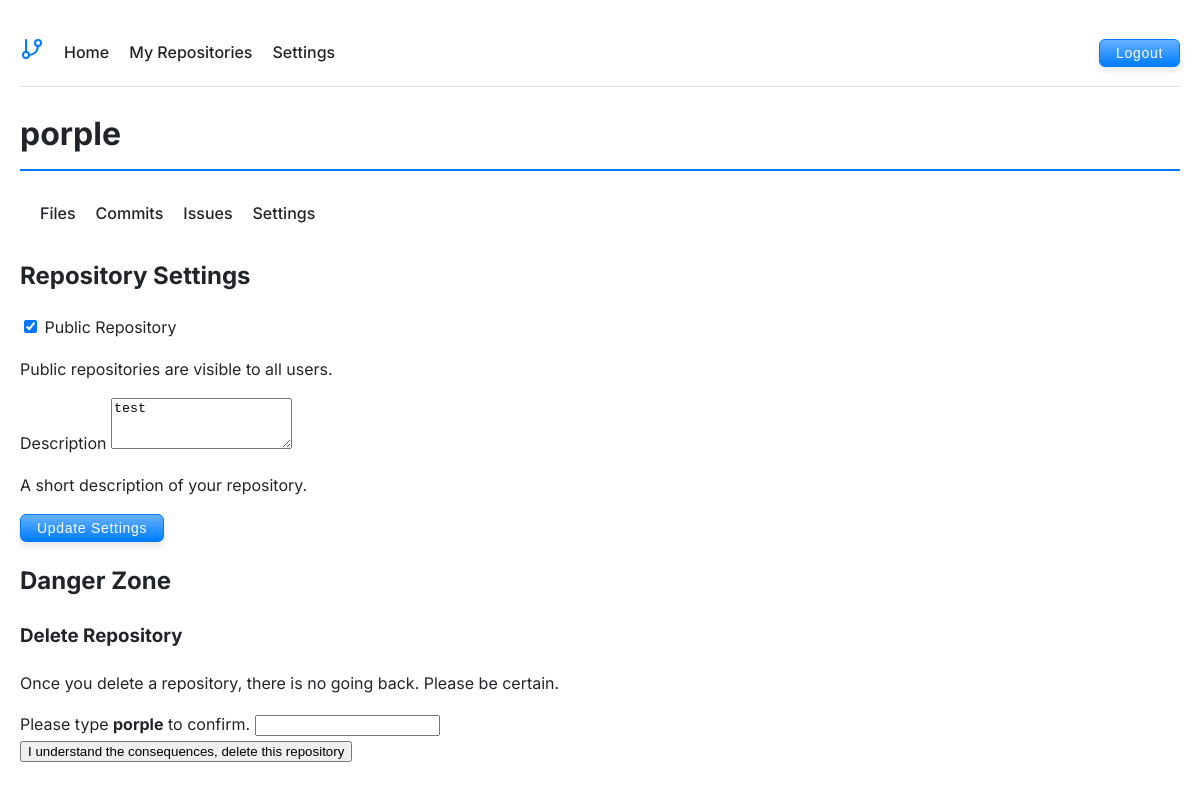
The app's page /settings.php?repo=porple (signed in), older data.
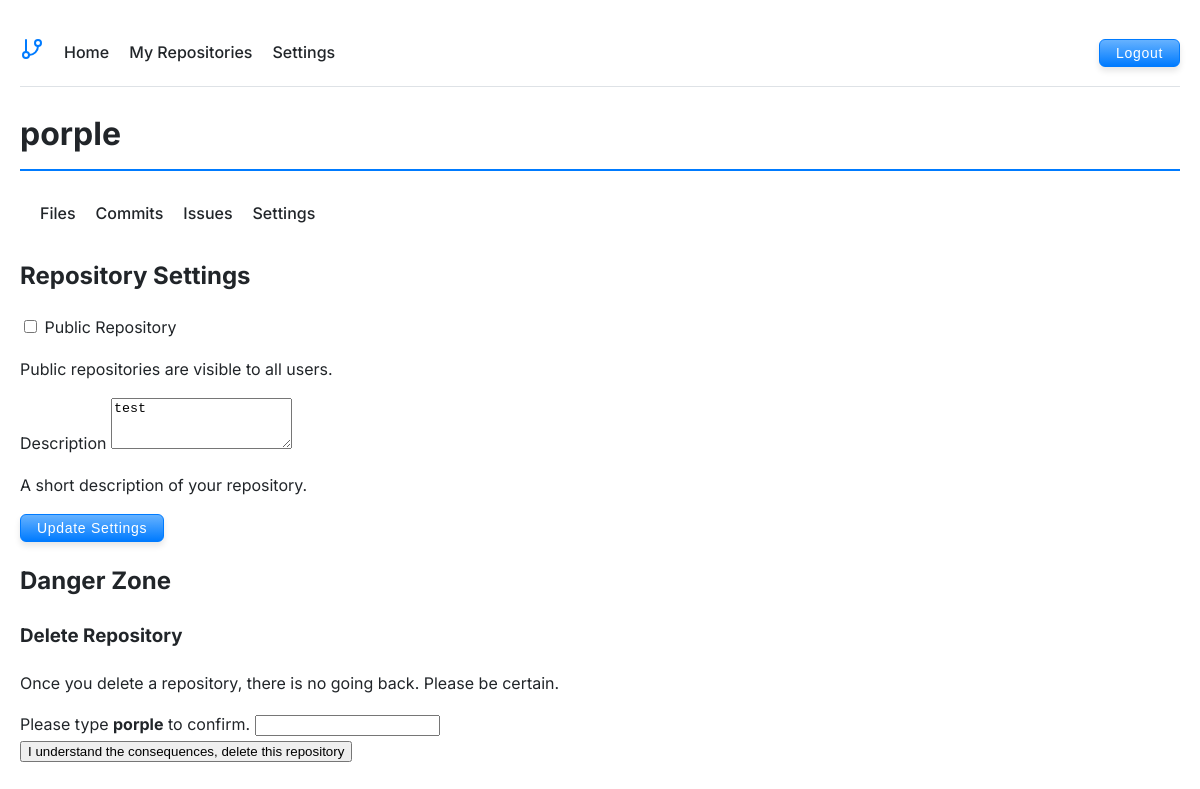
The same page, newer data.
### tables this page shows
CREATE TABLE repositories (
        id INTEGER PRIMARY KEY AUTOINCREMENT,
        user_id INTEGER NOT NULL,
        name TEXT NOT NULL,
        description TEXT,
        is_public BOOLEAN DEFAULT 0,
        created_at DATETIME DEFAULT CURRENT_TIMESTAMP,
        last_updated DATETIME DEFAULT CURRENT_TIMESTAMP,
        FOREIGN KEY (user_id) REFERENCES users(id),
        UNIQUE(user_id, name)
    );

### includes/repository.php (called while the page is built, shortened)
<?php
function getRepositoryInfo($username, $repoName) {
    $db = Database::getInstance();
    $stmt = $db->prepare('
        SELECT r.*, u.username, u.repo_path
        FROM repositories r
        JOIN users u ON r.user_id = u.id
        WHERE u.username = :username AND r.name = :name
    ');
    $stmt->bindValue(':username', $username, SQLITE3_TEXT);
    $stmt->bindValue(':name', $repoName, SQLITE3_TEXT);
    $result = $stmt->execute();
    return $result->fetchArray(SQLITE3_ASSOC);
}

### settings.php (the view, shortened to what this page needs)
<?php
require_once 'includes/repository.php';
$repo = $_GET['repo'] ?? null;
$repoInfo = getRepositoryInfo($_SESSION['username'], $repo);
?>
<!DOCTYPE html>
<html>
<head>
    <link rel="stylesheet" href="style.css">
</head>
<body>
    <?php include 'includes/header.php'; ?>
    <div class="repository-nav">
        <h1><?php echo htmlspecialchars($repo); ?></h1>
        <nav>
            <a href="files.php?repo=<?php echo urlencode($repo); ?>">Files</a>
            <a href="commits.php?repo=<?php echo urlencode($repo); ?>">Commits</a>
            <a href="issues.php?repo=<?php echo urlencode($repo); ?>">Issues</a>
            <a href="settings.php?repo=<?php echo urlencode($repo); ?>" class="active">Settings</a>
        </nav>
    </div>
    <div class="settings-container">
        <section class="settings-section">
            <h2>Repository Settings</h2>
            <form method="post" class="settings-form">
                <div class="form-group">
                    <label>
                        <input type="checkbox" name="is_public"
                               <?php echo $repoInfo['is_public'] ? 'checked' : ''; ?>>
                        Public Repository
                    </label>
                    <p class="help-text">
                        Public repositories are visible to all users.
                    </p>
                </div>
                <div class="form-group">
                    <label for="description">Description</label>
                    <textarea name="description" id="description" rows="3"><?php
                        echo htmlspecialchars($repoInfo['description']);
                    ?></textarea>
                    <p class="help-text">
                        A short description of your repository.
                    </p>
                </div>
                <button type="submit" class="btn-primary">Update Settings</button>
            </form>
        </section>
        <section class="settings-section danger-zone">
            <h2>Danger Zone</h2>
            <div class="danger-zone-content">
                <h3>Delete Repository</h3>
                <p>
                    Once you delete a repository, there is no going back.
                    Please be certain.
                </p>
                <form method="post" class="delete-form" onsubmit="return confirm('Are you sure you want to delete this repository? This action cannot be undone.');">
                    <div class="form-group">
                        <label for="confirm_name">
                            Please type <strong><?php echo htmlspecialchars($repo); ?></strong>
                            to confirm.
                        </label>
                        <input type="text" name="confirm_name" id="confirm_name" required
                               pattern="<?php echo preg_quote($repo, '/'); ?>"
                               title="Must match repository name exactly">
                    </div>
                    <button type="submit" class="btn-danger">
                        I understand the consequences, delete this repository
                    </button>
                </form>
            </div>
        </section>
    </div>
</body>
</html>

Row changes from the older to the newer data that the page shows:
changed repositories "test": is_public "☑" → "☐"
